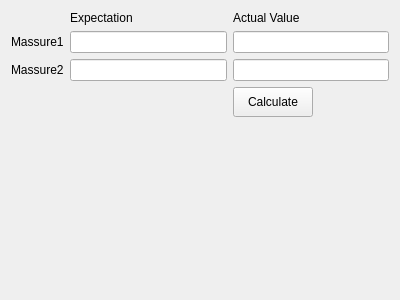
<?xml version="1.0" encoding="UTF-8"?>
<ui version="4.0">
 <class>CalibrateWidget</class>
 <widget class="QWidget" name="CalibrateWidget">
  <property name="geometry">
   <rect>
    <x>0</x>
    <y>0</y>
    <width>400</width>
    <height>300</height>
   </rect>
  </property>
  <layout class="QVBoxLayout" name="verticalLayout">
   <item>
    <layout class="QGridLayout" name="gridLayout">
     <item row="2" column="2">
      <widget class="QLineEdit" name="act_value1_"/>
     </item>
     <item row="5" column="2">
      <widget class="QLineEdit" name="act_value2_"/>
     </item>
     <item row="5" column="1">
      <widget class="QLineEdit" name="exp_value2_"/>
     </item>
     <item row="2" column="0">
      <widget class="QLabel" name="label_1">
       <property name="text">
        <string>Massure1</string>
       </property>
      </widget>
     </item>
     <item row="0" column="2">
      <widget class="QLabel" name="label_2">
       <property name="text">
        <string>Actual Value</string>
       </property>
      </widget>
     </item>
     <item row="2" column="1">
      <widget class="QLineEdit" name="exp_value1_"/>
     </item>
     <item row="5" column="0">
      <widget class="QLabel" name="label_3">
       <property name="text">
        <string>Massure2</string>
       </property>
      </widget>
     </item>
     <item row="0" column="1">
      <widget class="QLabel" name="label_4">
       <property name="text">
        <string>Expectation</string>
       </property>
      </widget>
     </item>
     <item row="6" column="2">
      <widget class="QPushButton" name="calculate_btn_">
       <property name="sizePolicy">
        <sizepolicy hsizetype="Fixed" vsizetype="Fixed">
         <horstretch>0</horstretch>
         <verstretch>0</verstretch>
        </sizepolicy>
       </property>
       <property name="minimumSize">
        <size>
         <width>30</width>
         <height>30</height>
        </size>
       </property>
       <property name="text">
        <string>Calculate</string>
       </property>
      </widget>
     </item>
    </layout>
   </item>
   <item>
    <spacer name="verticalSpacer">
     <property name="orientation">
      <enum>Qt::Vertical</enum>
     </property>
     <property name="sizeHint" stdset="0">
      <size>
       <width>20</width>
       <height>151</height>
      </size>
     </property>
    </spacer>
   </item>
  </layout>
 </widget>
 <resources/>
 <connections/>
</ui>
